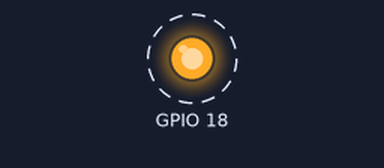
This program was run on a simulated Raspberry Pi (BCM pin numbers). On the bench: output pins drawn as LEDs (lit = HIGH). Dashed ring = blinking. What the program prints to the terminal is not drawn. At 10.0 s the program stops and its outputs stay as they are.

Above: at 0.5 s.
Timing chart, 0 to 4.6 s (numbered marks = the images above):
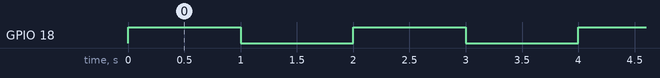

Measured:
- by itself, GPIO 18: alternates HIGH for 1.0 s and LOW for 1.0 s, 10 changes in all, then stays LOW

The program:

LED.py
```python
import RPi.GPIO    as GPIO
#GPIO stands for general purpose input/output ports
import time
#this choices the name convention for the pins
GPIO.setmode(GPIO.BCM)
GPIO.setwarnings(False)
GPIO.setup(18,GPIO.OUT)

for i in range(0,5):
    print "LED on"
    GPIO.output(18,GPIO.HIGH)
    time.sleep(1)
    print "LED off"
    GPIO.output(18,GPIO.LOW)
    time.sleep(1)
print "at the end of the for"
```
